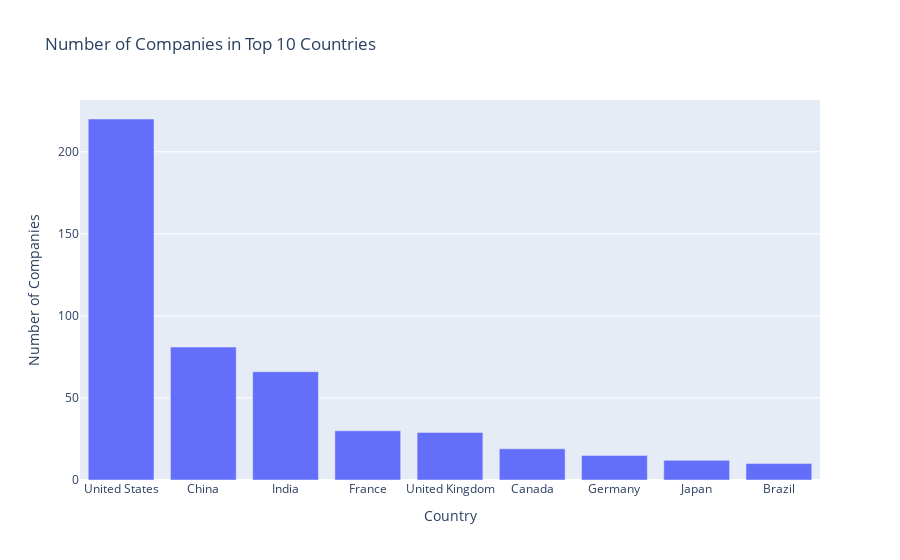

Here is the notebook cell this chart was saved with:
### Code cell
# Convert the 'Country' index to a column for easier plotting
count_reset = count.reset_index()

# Create the bar chart
fig = px.bar(count_reset, x='Country', y='Company',
             title='Number of Companies in Top 10 Countries',
             labels={'Country': 'Country', 'Company': 'Number of Companies'}
  ) 
# Show the plot
fig.show()

##italy is not considered here, since it does not have any unicorns. (should be considered)

### Figure 1 — Plotly figure (JSON) as saved in the notebook; plotly's stock layout.template omitted (floating-point values rounded to 4 significant figures)
{"data": [{"alignmentgroup": "True", "hovertemplate": "Country=%{x}<br>Number of Companies=%{y}<extra></extra>", "legendgroup": "", "marker": {"color": "#636efa", "pattern": {"shape": ""}}, "name": "", "offsetgroup": "", "orientation": "v", "showlegend": false, "textposition": "auto", "type": "bar", "x": ["United States", "China", "India", "France", "United Kingdom", "Canada", "Germany", "Japan", "Brazil"], "xaxis": "x", "y": [220, 81, 66, 30, 29, 19, 15, 12, 10], "yaxis": "y"}], "layout": {"autosize": true, "barmode": "relative", "legend": {"tracegroupgap": 0}, "title": {"text": "Number of Companies in Top 10 Countries"}, "xaxis": {"anchor": "y", "autorange": true, "domain": [0, 1], "range": [-0.5, 8.5], "title": {"text": "Country"}, "type": "category"}, "yaxis": {"anchor": "x", "autorange": true, "domain": [0, 1], "range": [0, 231.6], "title": {"text": "Number of Companies"}, "type": "linear"}}}
